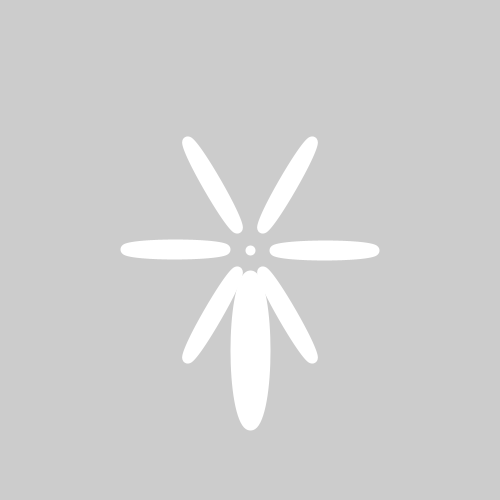
Frame 1 (no input)
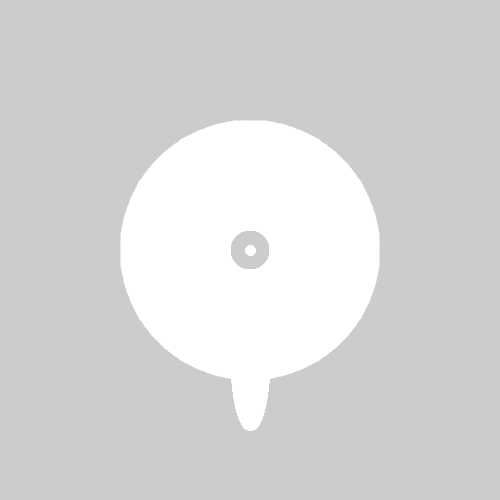
Frame 60 (the mouse pressed at the canvas centre just before this capture)
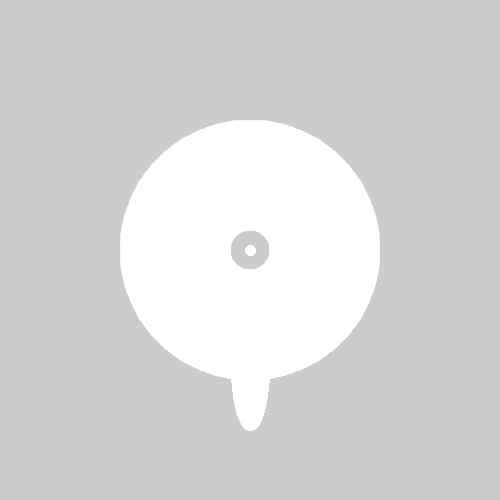
Frame 120 (the mouse held since frame 60 and released just before this capture)

The Processing sketch that drew these frames (run headless with seeded random() and noise(); from frame 60 on, the mouse is pressed at the canvas centre):

// Processing sketch: flower
// ── flower.pde
void setup(){
  size(500,500);
  stroke(255);
}
int angle=0;
void draw(){
  clear();
  
  strokeWeight(10);
  point(width/2,height/2);
  ellipse(250,350,30,150);
  
  translate(width/2,height/2);
  rotate(radians(angle++));
  translate(-width/2,-height/2);
  drawLeaves();
}

void drawLeaves(){
  for(int i=0; i<6; i++){
  translate(width/2,height/2);
  rotate(radians(60));
  translate(-width/2,-height/2);
  ellipse(325,250,100,10);
  }
}  
